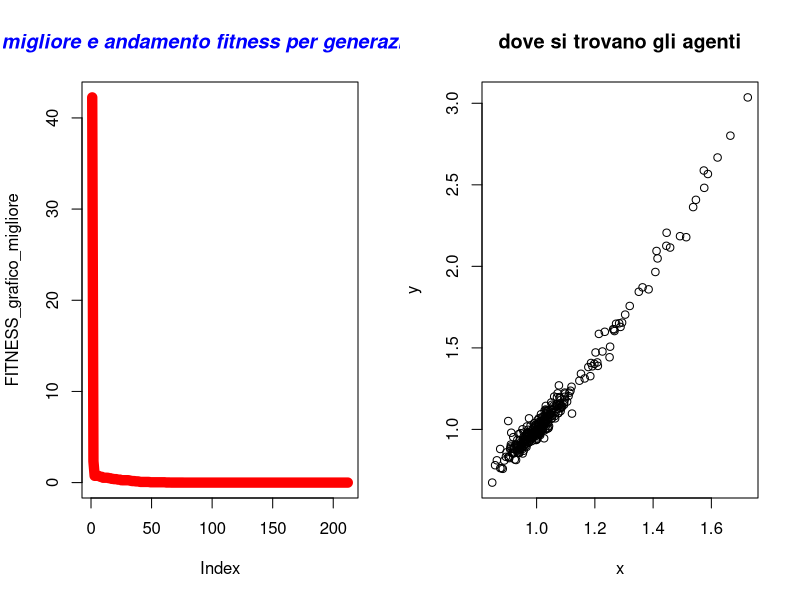

Write the R code that produced this figure.
#  Author Nicola Bernabè ver 1.0 8/11/2021
# the implemented version of the GA refers to the following Journal: 
#



controllo_intervallo<-function(x,y,ub,lb){
    if(x>ub[1]){
        x<-ub[1]
    }
    if(x<lb[1]){
        x<-lb[1]
    }
    if(y>ub[2]){
        y<-ub[2]
    }
    if(y<lb[2]){
        y<-lb[2]
    }

    return (c(x,y))
}


aggiornamento_posizione<-function(Sciame,MAX_DIMENSION_Sciame,j_iterazioni_particelle,f_min,f_max,ub,lb,BEST_FITNESS,r,A,min_max,FUNZIONE_COSTO){
    #message("f_min ",f_min)
    f_i<-f_min+(f_max-f_min)*runif(1,  0,1)
    
    v_x<-Sciame[3,j_iterazioni_particelle]+(Sciame[1,j_iterazioni_particelle]-BEST_FITNESS[1])*f_i
    v_y<-Sciame[4,j_iterazioni_particelle]+(Sciame[2,j_iterazioni_particelle]-BEST_FITNESS[2])*f_i
    #message(v_x," ",Sciame[3,j_iterazioni_particelle]," ",Sciame[1,j_iterazioni_particelle]," ",BEST_FITNESS[1]," ",f_i)
    x<-Sciame[1,j_iterazioni_particelle]+v_x
    y<-Sciame[2,j_iterazioni_particelle]+v_y
    x_y<-controllo_intervallo(x,y,ub,lb)
    x<-x_y[1]
    y<-x_y[2]
    rand<-runif(1,  0,1)
    if(rand>r){
        x<-BEST_FITNESS[1]+0.1*rnorm(1, mean = 0, sd = 1)
        y<-BEST_FITNESS[2]+0.1*rnorm(1, mean = 0, sd = 1)
    }
    x_y<-controllo_intervallo(x,y,ub,lb)
    x<-x_y[1]
    y<-x_y[2]
    sol<-FUNZIONE_COSTO(x_y[1],x_y[2])
    f_new<-sol
    rand<-runif(1,  0,1)
    if(min_max==-1){#minimizzo
        if(f_new<=Sciame[5,j_iterazioni_particelle]&&(rand<A)){
        Sciame[1,j_iterazioni_particelle]<-x_y[1]
        Sciame[2,j_iterazioni_particelle]<-x_y[2]
        Sciame[3,j_iterazioni_particelle]<-v_x
        Sciame[4,j_iterazioni_particelle]<-v_y
        Sciame[5,j_iterazioni_particelle]<-f_new
        
    }
        if(f_new<f_min){
            f_min<-f_new
            
        }


    }else{#massimizzo
        if(f_new>=Sciame[5,j_iterazioni_particelle]&&(rand<A)){
            Sciame[1,j_iterazioni_particelle]<-x_y[1]
            Sciame[2,j_iterazioni_particelle]<-x_y[2]
            Sciame[3,j_iterazioni_particelle]<-v_x
            Sciame[4,j_iterazioni_particelle]<-v_y
            Sciame[5,j_iterazioni_particelle]<-f_new
            
        }
        if(f_new>f_min){
            f_min<-f_new
            
        }


    }
    
    return(list(Sciame,f_min))
}

#aggiorni migliore fitness
aggiorna_fitness<-function(BEST_FITNESS,Migliore_fitness_generazione){
            BEST_FITNESS[1]<-Migliore_fitness_generazione[1]
            BEST_FITNESS[2]<-Migliore_fitness_generazione[2]
            BEST_FITNESS[3]<-Migliore_fitness_generazione[3]#vx 
            BEST_FITNESS[4]<-Migliore_fitness_generazione[4]#vy 
            BEST_FITNESS[5]<-Migliore_fitness_generazione[5]#fitess corrente
    return(BEST_FITNESS)


}

#scorro su tutti gli individui e cerco il fitneess migliore
controllo_migliore_fitness<-function(Sciame,min_max){
    BEST_FITNESS<-c(Sciame[1,1],Sciame[2,1],Sciame[3,1],Sciame[4,1],Sciame[5,1])
    for(i in 2:dim(Sciame)[2]) {
        if(BEST_FITNESS[5]>Sciame[5,i] && min_max==-1){#ricordo che la riga 8 è fitness corrente
            BEST_FITNESS[1]<-Sciame[1,i]#x 
            BEST_FITNESS[2]<-Sciame[2,i]#y 
            BEST_FITNESS[3]<-Sciame[3,i]#vx 
            BEST_FITNESS[4]<-Sciame[4,i]#vy 
            BEST_FITNESS[5]<-Sciame[5,i]#fitess corrente

        }else if(BEST_FITNESS[5]<Sciame[5,i]  && min_max==1){
            BEST_FITNESS[1]<-Sciame[1,i]#x corrente
            BEST_FITNESS[2]<-Sciame[2,i]#y corrente
            BEST_FITNESS[3]<-Sciame[3,i]#vx 
            BEST_FITNESS[4]<-Sciame[4,i]#vy 
            BEST_FITNESS[5]<-Sciame[5,i]#fitess corrente
        }
    }
    return(c(BEST_FITNESS[1],BEST_FITNESS[2],BEST_FITNESS[3],BEST_FITNESS[4],BEST_FITNESS[5]))
}


#inizializzo la matrice
inizializzazione<-function(ub, lb,MAX_UNKNOWNS,MAX_DIMENSION_Sciame,A,FUNZIONE_COSTO){
    Sciame<-matrix(1:1,nrow <- (MAX_UNKNOWNS*3)+2, ncol <- MAX_DIMENSION_Sciame)#oltre alla x e y ci aggiungo le 2 velocità, poi anche le x e y migliori della particella anche la fitness migliore della particella e quella corrente
    numero_casuale_x<-1
    numero_casuale_y <-1
    for(i in 1:dim(Sciame)[2]) {
        numero_casuale_x <- runif(1, lb[1],ub[1] )
        numero_casuale_y <- runif(1,  lb[2],ub[2])
        Sciame[1,i] <-numero_casuale_x
        Sciame[2,i] <-numero_casuale_y
        Sciame[3,i]<-0#vx
        Sciame[4,i]<-0#vy
        Sciame[5,i] <-FUNZIONE_COSTO(Sciame[1,i],Sciame[2,i])#fitness
    }
    return (Sciame)
}
media_sciame<-function(Sciame,j){
    x_y <- c()
    
    for(i in 1:dim(Sciame)[2]) {
        x_y <- c(x_y,Sciame[j,i])

    }
    return(mean(x_y))
}

aggiorno_file_individui<-function(Sciame,MAX_DIMENSION_Sciame,generazione){
                individuo<-c()
                x<-c()
                y<-c()
                fitness<-c()
                v_x<-c()
                v_y<-c()

                for(i in 1:MAX_DIMENSION_Sciame) {
                    x<-c(x,Sciame[1,i])
                    y<-c(y,Sciame[2,i])
                    fitness<-c(fitness,Sciame[5,i])
                    
                    }
            df<-data.frame(x,y,fitness)
            #nome_file<-"generazione"+generazione+".cvs"
            nome_file = paste("BAT generazione ",generazione,".txt",sep="")
            #write.csv(df, file=nome_file,sep=";",row.names=FALSE)
            write.table(df, file= nome_file,sep=";",row.names=FALSE)
            }

mainBAT<-function(ub,lb,MAX_UNKNOWNS,MAX_DIMENSION_Sciame,Generazioni,STAZIONARIETA,min_max,stampo_generazione,precisione,f_min,f_max,r,A,FUNZIONE_COSTO){
    

    
 
    Sciame<-inizializzazione(ub, lb,MAX_UNKNOWNS,MAX_DIMENSION_Sciame,A,FUNZIONE_COSTO)#inizializzo la popolazione
    BEST_FITNESS<-controllo_migliore_fitness(Sciame,min_max)
    FITNESS_grafico_migliore<-c()
    FITNESS_grafico_migliore_generazione<-c()
    #iterazioni calcolo per trovare il minimo
    indice_stazionarieta<-0#aumenta ad ogni generazione
    n_generazioni<-0

    
    for(i in 1:Generazioni){
        n_generazioni<-i
        for(j_iterazioni_particelle in 1:MAX_DIMENSION_Sciame){#muovo tutte le particelle una volta
            Sciame_lista<-aggiornamento_posizione(Sciame,MAX_DIMENSION_Sciame,j_iterazioni_particelle,f_min,f_max,ub,lb,BEST_FITNESS,r,A,min_max,FUNZIONE_COSTO)
            Sciame<-Sciame_lista[[1]]
            f_min<-Sciame_lista[[2]]


           
        }
        Migliore_fitness_generazione<-controllo_migliore_fitness(Sciame,min_max)
        #message(x_media)
        #message(Migliore_fitness_generazione[1]," ",BEST_FITNESS[1]," x ",x_media)
        #message(Migliore_fitness_generazione[1]," ",Migliore_fitness_generazione[2]," ",Migliore_fitness_generazione[3])
        if(Migliore_fitness_generazione[5]<BEST_FITNESS[5]  && min_max==-1){#minimizzo
            BEST_FITNESS<-aggiorna_fitness(BEST_FITNESS,Migliore_fitness_generazione)
            indice_stazionarieta=0#ritorno a 0 la stazionarietà
            message("migliore soluzione-> x ",BEST_FITNESS[1]," y ",BEST_FITNESS[2]," fitness ",BEST_FITNESS[5])
        }else if(Migliore_fitness_generazione[5]>BEST_FITNESS[5]  && min_max==1){#minimizzo
            BEST_FITNESS<-aggiorna_fitness(BEST_FITNESS,Migliore_fitness_generazione)
            indice_stazionarieta=0#ritorno a 0 la stazionarietà
            message("migliore soluzione-> x ",BEST_FITNESS[1]," y ",BEST_FITNESS[2]," fitness ",BEST_FITNESS[5])
        }
        FITNESS_grafico_migliore<-c(FITNESS_grafico_migliore,BEST_FITNESS[5])
        FITNESS_grafico_migliore_generazione<-c(FITNESS_grafico_migliore_generazione,Migliore_fitness_generazione[5])

        if(indice_stazionarieta>=STAZIONARIETA){
            message("troppo stazionaria ","generazione-> ",i," stazionario->",indice_stazionarieta)
            print(BEST_FITNESS)
            aggiorno_file_individui(Sciame,MAX_DIMENSION_Sciame,i)
            break
        }else{
            indice_stazionarieta=indice_stazionarieta+1
        }
        if((i%%stampo_generazione)==0){#stampo così so che sta facendo qualcosa
            message("generazione-> ",i," stazionario->",indice_stazionarieta)
            aggiorno_file_individui(Sciame,MAX_DIMENSION_Sciame,i)
            

        }
        if(BEST_FITNESS[5]<precisione && min_max==-1){
            message("finito algoritmo BAT, sono riuscito ad avere una soluzione molto buona ed è ",BEST_FITNESS[5]," alla generazione-> ",i)
            aggiorno_file_individui(Sciame,MAX_DIMENSION_Sciame,i)
            break
        }else if(BEST_FITNESS[5]>precisione && min_max==1){
            message("finito algoritmo BAT, sono riuscito ad avere una soluzione molto buona ed è ",BEST_FITNESS[5]," alla generazione-> ",i)
            aggiorno_file_individui(Sciame,MAX_DIMENSION_Sciame,i)
            break
        }
    }
    windows()
    par(mfrow=c(1,2))
    plot(FITNESS_grafico_migliore, type="l", col="red",lwd=10)
    #lines(FITNESS_grafico_migliore_generazione, type="l", col="blue",lty=5)
    title(main="migliore e andamento fitness per generazione", col.main="blue", font.main="4")
    
    x_particelle<-c()
    y_particelle<-c()
    for(x_y in 1:MAX_DIMENSION_Sciame){
        x_particelle<-c(x_particelle,Sciame[1,x_y])
        y_particelle<-c(y_particelle,Sciame[2,x_y])

    }

    plot(x_particelle, y_particelle, xlab="x",ylab="y", main="dove si trovano gli agenti") 
    BEST_FITNESS<-list(BEST_FITNESS,"BAT",n_generazioni)
    return(BEST_FITNESS)
    
 
}

#riesco a trovare la soluzione con questi intervalli 
#ub<-c(1000000000,1000000000)  # upper bound of the unknowns
#lb<-c(-1000000000,-1000000000)  #lower bound of the unknowns


#milione
#ub<-c(1000000,1000000)  # upper bound of the unknowns
#lb<-c(-1000000,-1000000)  #lower bound of the unknowns


#ub<-c(10000,10000)  # upper bound of the unknowns
#lb<-c(-10000,-10000)  #lower bound of the unknowns


ub<-c(100,100)# upper bound of the unknowns
lb<-c(-100,-100)  #lower bound of the unknowns

#ub<-c(512,512)  
#lb<-c(-512,-512)


MAX_UNKNOWNS<-2  #numero variabili
MAX_DIMENSION_Sciame<-300#dimensione popolazione
Generazioni<-10000
STAZIONARIETA<-1000
f_min<-0
f_max<-2#ub[1]
r<-0.95
A<-0.95#A_max#puo essere costante o decrescere
min_max<--1#-1 minimizzo,1 massimizzo
percentuale_generazione_stampo<-10  #ogni 10% delle generazioni fatte stampo su file tutti gli individui
stampo_generazione<-Generazioni/percentuale_generazione_stampo
#massimizzo
#precisione<-11.999999#Parabolic Function
#precisione<-79.999#rastrigin function 
#precisione<-414.23847913128#Parabolic Function

#minimizzo
precisione<-0.0001#
#precisione<--0.999999#Easom function
#precisione<-0.2925789999#Schaffer function N. 4 f(0,+-1.25313)=0.292579
#precisione<--0.999999#per funzioni con minimo negativo
#precisione<--959.6406#Eggholder function   f(512,404.2319)=-959.6407   i domini x e y   ub<-c(512,512)  lb<-c(-512,-512)


FUNZIONE_COSTO<-function(x,y){
    z<-(100*(y-(x)^2)^2)+(1-x)^2#FUNZIONE_COSTO banana  f(1,1)=0
    #z<-((1-x)^2)+100*((y-x^2))^2#Rosenbrock function constrained with a cubic and a line  sol f(1,1)=0
    #z<-(1.5-x+x*y)^2+(2.25-x+x*y^2)^2+(2.625-x+x*y^3)^2#Beale function f(3,0.5)=0
    #z<-0.26*(x^2+y^2)-0.48*x*y#Matyas function f(0,0)=0
    #z<-(sin(3*pi*x))^2+(x-1)^2*(1+sin(3*pi*y))+(y-1)^2*(1+(sin(2*pi*y))^2)#Lévi function N.13  f(1,1)=0
    #z<-0.5+((sin(x^2-y^2))^2-0.5)/(1+0.001*(x^2+y^2))^2#Schaffer function N. 2  f(0,0)=0
    #z<-2*x^2-1.05*x^4+(x^6/6)+x*y+y^2#THREE-HUMP CAMEL FUNCTION xi  [-5, 5]  f(0,0)=0
    #z<--20*exp(-0.2*sqrt((1/2)*(x*x+y*y)))-exp(1/2*((cos(2*pi*x)+cos(2*pi*y))))+20+exp(1)#ACKLEY FUNCTION xi  [-32.768, 32.768]  f(0,0)=0
    #z<-10*2+((x^2-10*cos(2*pi*x))+(y^2-10*cos(2*pi*y)))#RASTRIGIN FUNCTION f(0,0)=0 xi [-5.12, 5.12]
    #z<-(x+2*y-7)^2+(2*x+y-5)^2#BOOTH FUNCTION  xi [-10, 10] f(1,3)=0
    #z<-0.5+(((cos(sin(abs(x^2-y^2))))^2 - 0.5)/((1 + 0.001*(x^2+y^2))^2))#Schaffer function N. 4 f(0,+-1.25313)=0.292579
    #massimizzare
    #z<-12-(x^2+y^2)/100 #Parabolic Function  f(0,0)=12 non so ma il massimo è 12
    #z<-80-(20+x^2+y^2-10*(cos(2*pi*x)+cos(2*pi*y)))#rastrigin function f(0,0)=80
    #z<-275-((x^4-16*x^2+5*x*0.5)+(y^4-16*y^2+5*y*0.5)+3)#Styblinski Function f(-2.8667,-2.8667)=414.23847913
    return (z)
}




soluzione<-mainBAT(ub,lb,MAX_UNKNOWNS,MAX_DIMENSION_Sciame,Generazioni,STAZIONARIETA,min_max,stampo_generazione,precisione,f_min,f_max,r,A,FUNZIONE_COSTO)
#print(soluzione)

algoritmo<-c(soluzione[[2]][1])
x<-c(soluzione[[1]][1])
y<-c(soluzione[[1]][2])
fitness<-c(soluzione[[1]][5])
generazioni_soluzione<-c(soluzione[[3]][1])
df<-data.frame(algoritmo,x,y,fitness,generazioni_soluzione)
write.table(df, file="soluzione BAT.txt",sep=";",row.names=FALSE)
